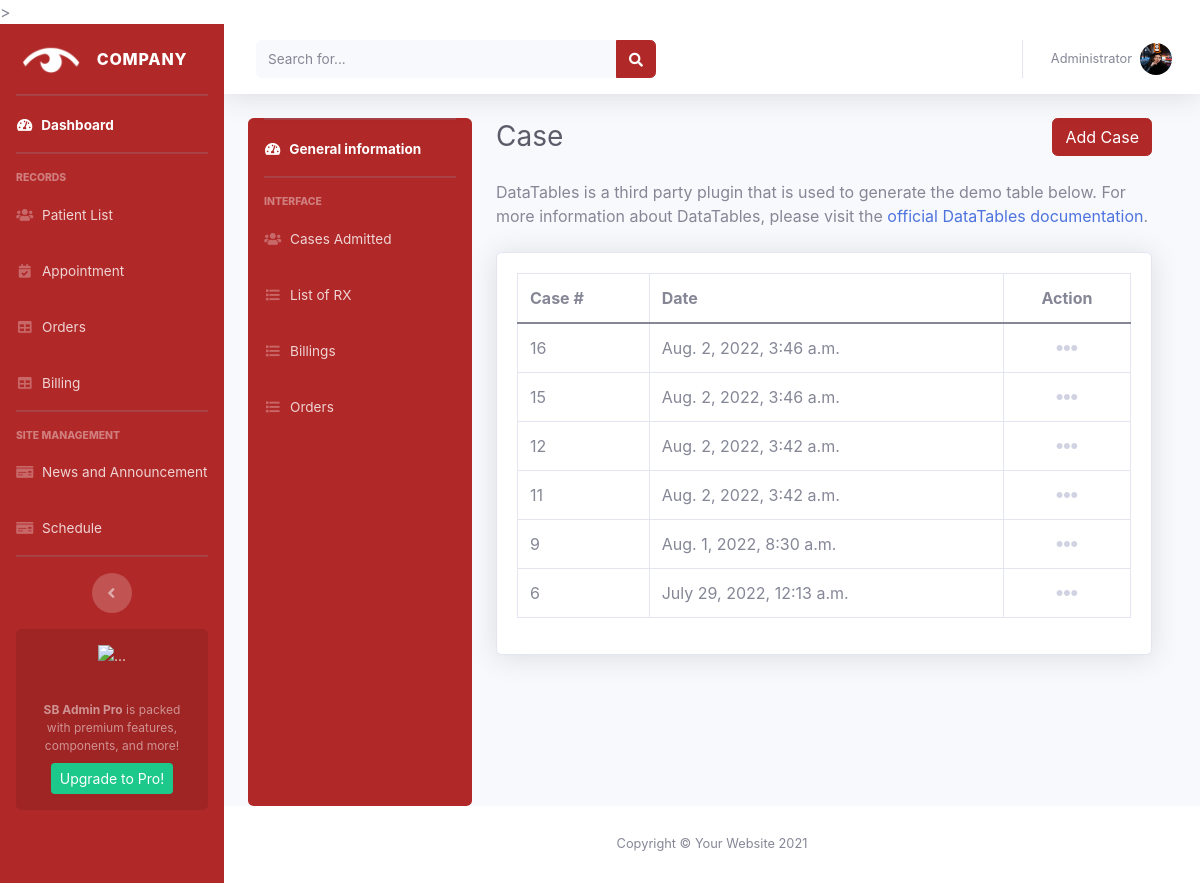
Before: /patient_list/patient/2/Case/ (signed in) with the older database file.
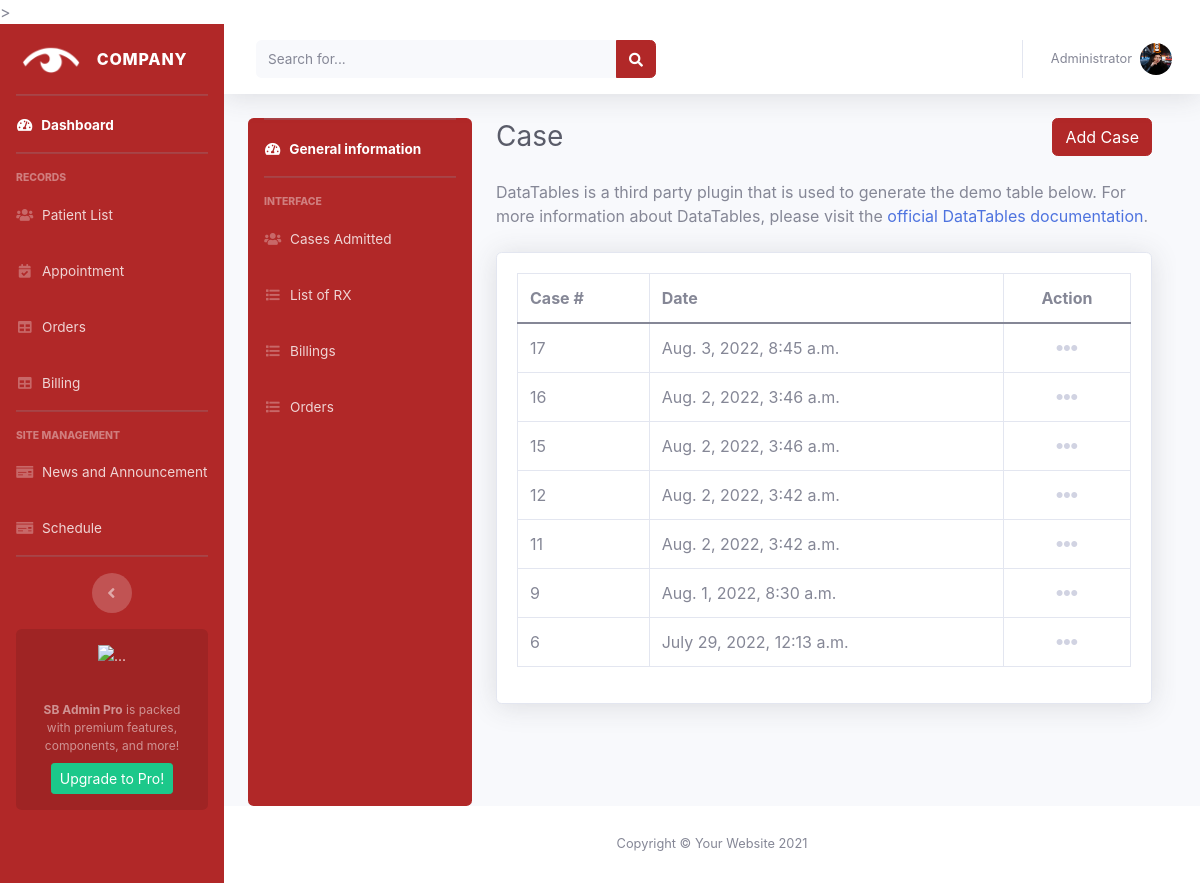
After: the same page with the newer database file.
### accounts/models.py (models this page shows)
class Case(models.Model):
    user = models.ForeignKey(
        User, null=True, blank=True, on_delete=models.CASCADE)
    date_created = models.DateTimeField(auto_now_add=True)

### accounts/decorators.py (the view)
        def wrapper_func(request, *args, **kwargs):
            group = None
            if request.user.groups.exists():
                group = request.user.groups.all()[0].name
            if group in allowed_roles:
                return view_func(request, *args, **kwargs)
            else:
                return HttpResponse('You are not authorized to view this page!')

### accounts/models.py (called while the page is built)
    def __str__(self) -> str:
        return self.user.username

### accounts/views.py (called while the page is built)
@login_required(login_url='login')
@allowed_users(allowed_roles=['admin'])
def person_list_case(request, pk):
    patient = Account.objects.get(id=pk)
    user = User.objects.get(username=patient)
    cases = Case.objects.all().filter(user=user).order_by('-date_created')
    context = {
        'patient': patient,
        'cases': cases,
    }
    return render(request, 'admin/components/person_list_case.html', context)

### accounts/templates/admin/components/person_list_case.html (shortened to what this page needs)
{% extends 'admin/components/person.html' %} {% block title %}Patients{% endblock %}
{% block patient %}
<div class="d-sm-flex align-items-center justify-content-between mb-4">
    <h1 class="h3 mb-0 text-gray-800">Case</h1>
    <a class="btn btn-primary" href="{% url 'create_case' patient.id %}" type="button">Add Case</a>
</div>
<p class="mb-4">DataTables is a third party plugin that is used to generate the demo table below.
    For more information about DataTables, please visit the <a target="_blank" href="https://datatables.net">official
        DataTables documentation</a>.</p>
<div class="card shadow mb-4">
    <div class="card-body">
        <div class="table-responsive">
            <table class="table table-bordered" id="dataTable" width="100%" cellspacing="0">
                <thead>
                    <tr>
                        <th>Case #</th>
                        <th>Date</th>
                        <th class="text-center">Action</th>
                    </tr>
                </thead>
                <tbody>
                    {% for case in cases%}
                    <tr>
                        <td>{{case.id}}</td>
                        <td>{{case.date_created}}</td>
                        <td class="text-center">
                            <div class="dropdown no-arrow">
                                <a class="dropdown-toggle" href="#" role="button" id="dropdownMenuLink-{{order.id}}"
                                    data-toggle="dropdown" aria-haspopup="true" aria-expanded="false"
                                    style="z-index: 9999;">
                                    <i class="fas fa-ellipsis-h fa-lg fa-fw text-gray-400"></i>
                                </a>
                            </div>
                        </td>
                    </tr>
                    {% endfor %}
                </tbody>
            </table>
        </div>
    </div>
</div>
{% endblock %}

Changed rows visible on the page:
added Case: id "17", date_created "Aug. 3, 2022, 8:45 a.m."
